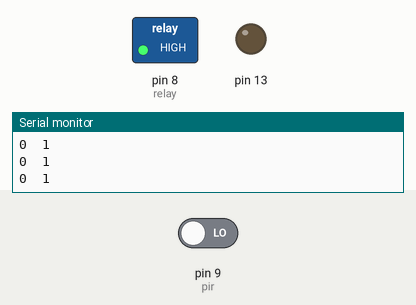
This sketch was run on a simulated Arduino Uno, built with avr-gcc and run on an emulated ATmega328P. Parts: switched loads named in the sketch (green lamp = pin HIGH), output pins drawn as LEDs (lit = HIGH), the last lines printed to the serial monitor. The test bench sets the inputs (shaded band); at power-on: pin 9 (pir) LOW. The modem accepts every AT command (registered, SIM ready, sends succeed) and sends nothing else.

Above: at 1.3 s.
1.4 s: pin 9 (pir) driven HIGH
At 2.2 s:
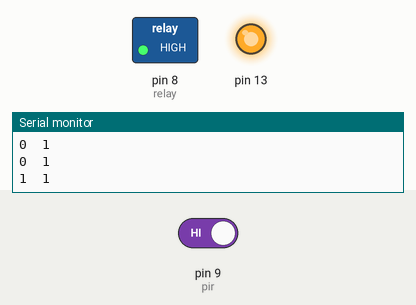
Timing chart, 0 to 4.4 s (numbered marks = the images above; inputs shaded):
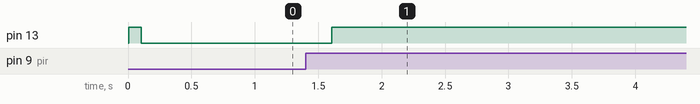

Measured:
- after the input at 1.4 s, pin 13: LOW → HIGH after 0.21 s

The sketch:

sketch_apr13a.ino
```cpp
#include <SoftwareSerial.h>
SoftwareSerial gsm(3, 2); //SIM800L Tx & Rx is connected to Arduino #3 & #2
String texto = "";
String sms[] = {"alarma activada", "alarma desactivada"};
bool estado = 1;
byte  c = 0;
int relay = 8;
int pir = 9;
void setup()
{
  //  delay(30000);
  Serial.begin(9600);
  gsm.begin(9600);
  gsm.println("AT");
  pinMode(relay, OUTPUT);
  pinMode(13, OUTPUT);
  pinMode(pir, INPUT);
  digitalWrite(relay, estado);
  digitalWrite(13, 1);
  delay(100);
  digitalWrite(13, 0);
}

void loop()
{
  llamada();
  Serial.print(digitalRead(pir));
  Serial.print("  ");
  Serial.println(estado);
  digitalWrite(13, digitalRead(pir));
  if (digitalRead(pir)) {
    mensaje();
  }
  delay(500);
}

void llamada()
{
  //gsm.listen();
  while (gsm.available() > 0)
  {
    texto += (char)gsm.read();
    Serial.println(texto);
    if (texto.indexOf("RING") > -1) {
      Serial.println("aceptado");
      estado = !estado;
      delay(3000);
      gsm.println("ATH");
      digitalWrite(relay, estado);
      texto = "";
      delay(3000);

    }
  }
    while (gsm.available() > 0) {
      gsm.flush();
    }
}


void mensaje() {
  gsm.println("ATA");
  delay(3000);
  gsm.println("ATH");
  delay(4000);
  gsm.println("AT+CMGF=1"); // Configuring TEXT mode
  delay(500);//          72578594
  gsm.println("AT+CMGS=\"71066743\"");//change ZZ with country code and xxxxxxxxxxx with phone number to sms
  delay(500);
  gsm.println("EL SENSOR DETECTO MOVIMIENTO"); //text content
  delay(500);
  gsm.write(26);
  delay(15000);
}
```
